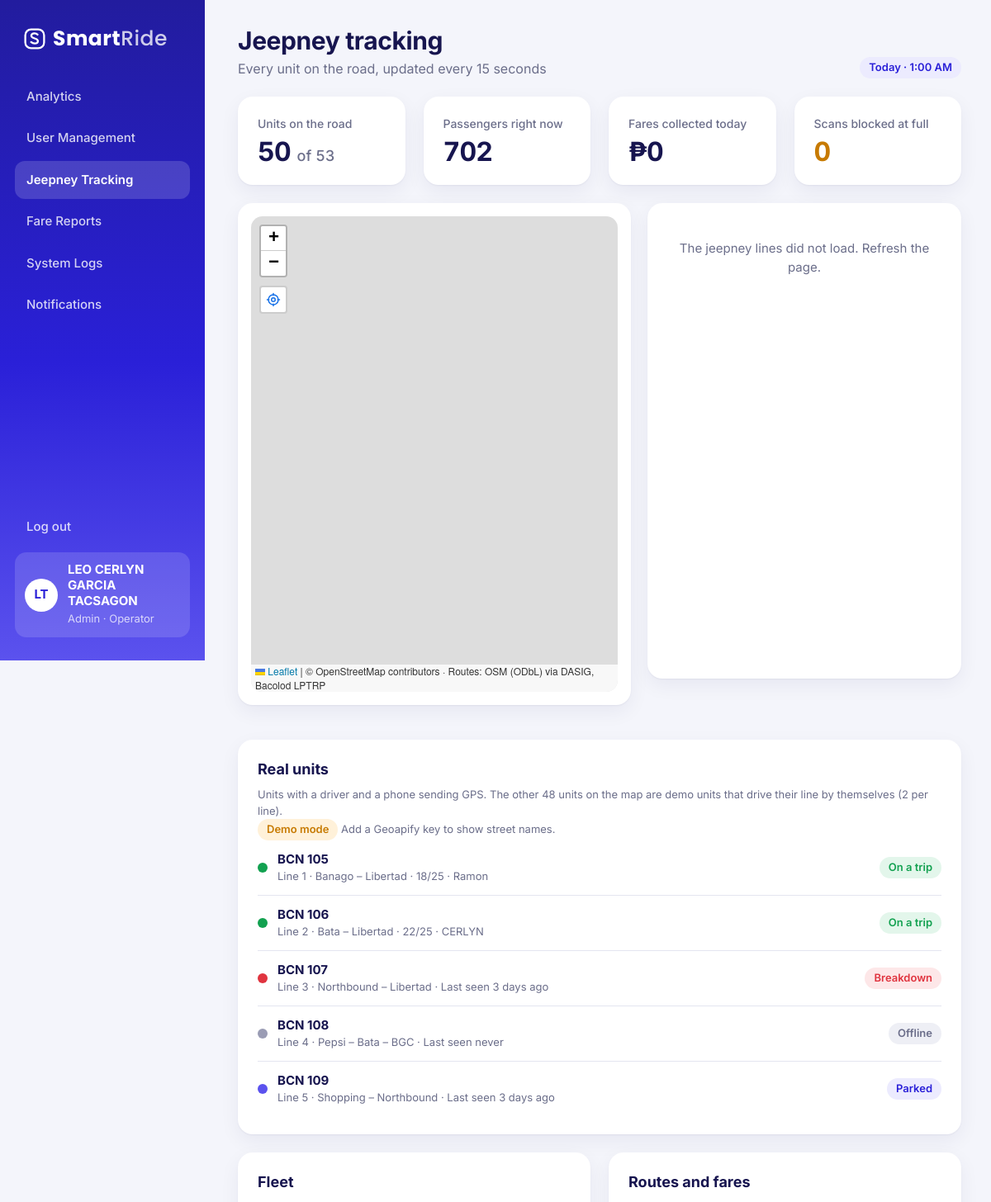
Screenshot of /controllers/admin_tracking.php (signed in, upper part) with the database file from the repository.
### tables this page shows
CREATE TABLE trips (
  trip_id     INT UNSIGNED NOT NULL AUTO_INCREMENT,
  unit_id     SMALLINT UNSIGNED NOT NULL,
  route_id    SMALLINT UNSIGNED NOT NULL,
  driver_id   INT UNSIGNED NOT NULL,
  started_at  DATETIME NOT NULL,
  ended_at    DATETIME NULL,
  PRIMARY KEY (trip_id),
  KEY idx_trips_driver (driver_id, started_at),
  KEY idx_trips_unit (unit_id, ended_at),
  CONSTRAINT fk_trips_unit FOREIGN KEY (unit_id) REFERENCES jeepneys (unit_id),
  CONSTRAINT fk_trips_route FOREIGN KEY (route_id) REFERENCES routes (route_id),
  CONSTRAINT fk_trips_driver FOREIGN KEY (driver_id) REFERENCES users (user_id)
);

CREATE TABLE jeepneys (
  unit_id      SMALLINT UNSIGNED NOT NULL AUTO_INCREMENT,
  operator_id  INT UNSIGNED NOT NULL,
  route_id     SMALLINT UNSIGNED NULL,              
  unit_code    VARCHAR(20) NOT NULL,
  plate_no     VARCHAR(20) NOT NULL,
  capacity     TINYINT UNSIGNED NOT NULL DEFAULT 25,
  status       ENUM('active','breakdown','offline') NOT NULL DEFAULT 'active',
  simulated    TINYINT(1) NOT NULL DEFAULT 0,       
  PRIMARY KEY (unit_id),
  UNIQUE KEY uq_unit_code (unit_code),
  KEY idx_units_route (route_id),
  CONSTRAINT fk_jeepneys_operator FOREIGN KEY (operator_id) REFERENCES users (user_id),
  CONSTRAINT fk_jeepneys_route FOREIGN KEY (route_id) REFERENCES routes (route_id) ON DELETE SET NULL
);

CREATE TABLE routes (
  route_id     SMALLINT UNSIGNED NOT NULL AUTO_INCREMENT,
  route_name   VARCHAR(100) NOT NULL,               
  short_name   VARCHAR(40) NOT NULL,                
  origin       VARCHAR(60) NOT NULL,
  destination  VARCHAR(60) NOT NULL,
  base_fare    DECIMAL(6,2) NOT NULL,
  color        CHAR(7) NOT NULL DEFAULT '#2A20D8',  
  PRIMARY KEY (route_id)
);

CREATE TABLE users (
  user_id        INT UNSIGNED NOT NULL AUTO_INCREMENT,
  role_id        TINYINT UNSIGNED NOT NULL,
  full_name      VARCHAR(100) NOT NULL,
  email          VARCHAR(100) NOT NULL,
  phone          VARCHAR(20) NOT NULL,
  username       VARCHAR(50) NOT NULL,
  password_hash  VARCHAR(255) NOT NULL,
  status         ENUM('active','inactive') NOT NULL DEFAULT 'active',
  sms_alerts     TINYINT(1) NOT NULL DEFAULT 0,    
  email_alerts   TINYINT(1) NOT NULL DEFAULT 0,    
  created_at     DATETIME NOT NULL,
  PRIMARY KEY (user_id),
  UNIQUE KEY uq_username (username),
  KEY fk_users_role (role_id),
  CONSTRAINT fk_users_role FOREIGN KEY (role_id) REFERENCES roles (role_id)
);

### controllers/admin_tracking.php (called while the page is built, shortened)
<?php
require_once '../config/db_connect.php';
require_once '../includes/functions.php';
require_once '../models/fare_model.php';
require_once '../models/fleet_model.php';
require_once '../includes/geoapify.php';
require_once '../models/route_model.php';
$fleet = get_fleet($conn);
foreach ($fleet as $i => $unit) {
    $fleet[$i]['address'] = '';
}
$on_road = 0;
$riding = 0;
foreach ($fleet as $unit) {
    if ($unit['state'] === 'on_trip') {
        $on_road++;
        $riding += (int) $unit['onboard'];
    }
}
$today = get_fare_totals_since($conn, date('Y-m-d 00:00:00'));
include '../views/admin/tracking.php';

### models/fleet_model.php (called while the page is built, shortened)
<?php
require_once __DIR__ . '/route_model.php';
function get_fleet($conn)
{
    $stmt = $conn->prepare("SELECT j.unit_id, j.unit_code, j.plate_no, j.capacity, j.status, j.simulated,
                                   t.trip_id, r.route_id, r.route_name, r.short_name, r.color, u.full_name AS driver_name,
                                   (SELECT onboard FROM passenger_logs pl WHERE pl.trip_id = t.trip_id
                                    ORDER BY pl.count_id DESC LIMIT 1) AS onboard,
                                   g.latitude, g.longitude, g.recorded_at
                            FROM jeepneys j
                            LEFT JOIN trips t ON t.unit_id = j.unit_id AND t.ended_at IS NULL
                            LEFT JOIN routes r ON r.route_id = COALESCE(t.route_id, j.route_id)
                            LEFT JOIN users u ON u.user_id = t.driver_id
                            LEFT JOIN gps_pings g ON g.ping_id = (SELECT MAX(ping_id) FROM gps_pings gp WHERE gp.unit_id = j.unit_id)
                            ORDER BY j.simulated, j.unit_code");
    $stmt->execute();
    $units = $stmt->get_result()->fetch_all(MYSQLI_ASSOC);
    foreach ($units as $i => $unit) {
        $units[$i]['route_id'] = $unit['route_id'] !== null ? (int) $unit['route_id'] : null;
        $units[$i]['simulated'] = (bool) $unit['simulated'];
        if ($units[$i]['simulated']) {
            $units[$i] = simulate_unit($conn, $units[$i]);
            continue;
        }
        $on_trip = $unit['trip_id'] !== null;
        if ($unit['status'] !== 'active') {
            $units[$i]['state'] = $unit['status'];
        } elseif ($on_trip) {
            $units[$i]['state'] = 'on_trip';
        } else {
            $units[$i]['state'] = 'parked';
        }
        $units[$i]['onboard'] = $on_trip ? (int) $unit['onboard'] : null;
        $units[$i]['seats_left'] = $on_trip ? max(0, (int) $unit['capacity'] - (int) $unit['onboard']) : null;
        $units[$i]['latitude'] = $unit['latitude'] !== null ? (float) $unit['latitude'] : null;
        $units[$i]['longitude'] = $unit['longitude'] !== null ? (float) $unit['longitude'] : null;
        $units[$i]['seen'] = time_ago($unit['recorded_at']);
    }
    return $units;
}
function simulate_unit($conn, $unit)
{
    $unit['trip_id'] = null;
    $unit['driver_name'] = null;
    $unit['latitude'] = null;
    $unit['longitude'] = null;
    $unit['seen'] = 'live (demo unit)';
    $line = demo_line_geometry($conn, $unit['route_id']);
    if ($line) {
        $start = (($unit['unit_id'] % 2) * 0.5 + ($unit['unit_id'] % 7) * 0.03) * $line['total'];
        $point = point_along_line($line, fmod(time() * DEMO_SPEED_MPS + $start, $line['total']));
        $unit['latitude'] = $point[0];
        $unit['longitude'] = $point[1];
    }
    $cap = (int) $unit['capacity'];
    $onboard = (int) round($cap * (0.55 + 0.45 * sin(time() / 900 + $unit['unit_id'] * 1.7)));
    $unit['onboard'] = max(0, min($cap, $onboard));
    $unit['seats_left'] = $cap - $unit['onboard'];
    $unit['state'] = 'on_trip';
    return $unit;
}
function demo_line_geometry($conn, $route_id)
{
    static $cache = [];
    if (array_key_exists($route_id, $cache)) {
        return $cache[$route_id];
    }
    $saved = get_saved_route_path($conn, $route_id);
    $points = $saved ? json_decode($saved['points'], true) : [];
    $first = $points[0];
    $last = $points[count($points) - 1];
    $dist = [0.0];
    for ($k = 1; $k < count($points); $k++) {
        $dist[] = $dist[$k - 1] + 1000 * line_km($points[$k - 1][0], $points[$k - 1][1], $points[$k][0], $points[$k][1]);
    }
    return $cache[$route_id] = ['points' => $points, 'dist' => $dist, 'total' => max(1.0, $dist[count($dist) - 1])];
}
function point_along_line($line, $meters)
{
    $dist = $line['dist'];
    $points = $line['points'];
    for ($k = 1; $k < count($points); $k++) {
        if ($dist[$k] >= $meters) {
            $part = $dist[$k] - $dist[$k - 1];
            $t = $part > 0 ? ($meters - $dist[$k - 1]) / $part : 0;
            return [round($points[$k - 1][0] + ($points[$k][0] - $points[$k - 1][0]) * $t, 6),
                    round($points[$k - 1][1] + ($points[$k][1] - $points[$k - 1][1]) * $t, 6)];
        }
    }
    return $points[count($points) - 1];
}
function line_km($lat1, $lng1, $lat2, $lng2)
{
    $dlat = deg2rad($lat2 - $lat1);
    $dlng = deg2rad($lng2 - $lng1);
    $a = sin($dlat / 2) ** 2 + cos(deg2rad($lat1)) * cos(deg2rad($lat2)) * sin($dlng / 2) ** 2;
    return 6371 * 2 * atan2(sqrt($a), sqrt(1 - $a));
}

### models/route_model.php (called while the page is built, shortened)
<?php
function get_saved_route_path($conn, $route_id)
{
    $stmt = $conn->prepare("SELECT * FROM route_paths WHERE route_id = ?");
    $stmt->bind_param("i", $route_id);
    $stmt->execute();
    return $stmt->get_result()->fetch_assoc();
}

### models/fare_model.php (called while the page is built, shortened)
<?php
function get_fare_totals_since($conn, $from)
{
    $stmt = $conn->prepare("SELECT COALESCE(SUM(status = 'paid'), 0) AS paid,
                                   COALESCE(SUM(CASE WHEN status = 'paid' THEN amount END), 0) AS revenue,
                                   COALESCE(SUM(status = 'blocked_full'), 0) AS blocked_full,
                                   COALESCE(SUM(status <> 'paid'), 0) AS blocked
                            FROM fare_transactions WHERE scanned_at >= ?");
    $stmt->bind_param("s", $from);
    $stmt->execute();
    return $stmt->get_result()->fetch_assoc();
}

### includes/geoapify.php (called while the page is built, shortened)
<?php
function geoapify_demo_mode()
{
    return GEOAPIFY_API_KEY === '';
}
require_once __DIR__ . '/../models/route_model.php';

### views/admin/tracking.php (the view, shortened to what this page needs)
<?php include '../views/partials/dashboard_top.php'; ?>
<?php page_head('Jeepney tracking', 'Every unit on the road, updated every 15 seconds', '<span class="pill pill-brand">' . icon('clock') . 'Today · ' . date('g:i A') . '</span>'); ?>
<div class="row cols-4">
    <div class="card stat-card"><div class="label">Units on the road</div><div class="value"><?= $on_road ?> <small>of <?= count($fleet) ?></small></div></div>
    <div class="card stat-card"><div class="label">Passengers right now</div><div class="value"><?= $riding ?></div></div>
    <div class="card stat-card"><div class="label">Fares collected today</div><div class="value"><?= peso($today['revenue'], 0) ?></div></div>
    <div class="card stat-card"><div class="label">Scans blocked at full</div><div class="value amber"><?= (int) $today['blocked_full'] ?></div></div>
</div>
<div class="lines-layout">
    <div class="card" style="padding:16px"><div class="map" id="map"><div class="map-note">Loading the map…</div></div></div>
    <div class="card lines-panel" id="linesPanel"><p class="empty">Loading the lines…</p></div>
</div>
<?php $real = array_filter($fleet, function ($u) { return !$u['simulated']; }); ?>
<div class="card">
    <h3>Real units</h3>
    <p class="hint" style="margin-top:-6px">Units with a driver and a phone sending GPS. The other <?= count($fleet) - count($real) ?> units on the map are demo units that drive their line by themselves (2 per line).</p>
    <?php if (geoapify_demo_mode()): ?><p class="hint"><span class="pill pill-amber">Demo mode</span> Add a Geoapify key to show street names.</p><?php endif; ?>
    <?php $dots = ['on_trip' => 'green', 'parked' => 'brand', 'breakdown' => 'red', 'offline' => 'gray']; ?>
    <?php foreach ($real as $u): $dot = $dots[$u['state']]; ?>
        <div class="list-row">
            <span class="dot <?= $dot ?>"></span>
            <div class="who" style="flex:1"><b><?= e($u['unit_code']) ?></b>
                <span><?= $u['route_id'] ? 'Line ' . (int) $u['route_id'] . ' · ' . e($u['short_name']) : 'No line' ?><?= $u['state'] === 'on_trip' ? ' · ' . (int) $u['onboard'] . '/' . (int) $u['capacity'] . ' · ' . e(first_name($u['driver_name'])) : ' · Last seen ' . e($u['seen']) ?></span>
                <?php if (!empty($u['address'])): ?><span class="small muted"><?= icon('pin') ?> <?= e($u['address']) ?></span><?php endif; ?></div>
            <?= pill($u['state']) ?>
        </div>
    <?php endforeach; ?>
</div>
<div class="row cols-2" id="fleet">
    <div class="card">
        <h3>Fleet</h3>
    </div>
    <div class="card" id="routes">
        <h3>Routes and fares</h3>
    </div>
</div>
<?php include '../views/partials/dashboard_bottom.php'; ?>

### includes/functions.php (shortened to what this page needs)
<?php
function e($value)
{
    return htmlspecialchars((string) ($value ?? ''), ENT_QUOTES, 'UTF-8');
}
function peso($amount, $decimals = 2)
{
    return '₱' . number_format((float) $amount, $decimals);
}
function logo($white = false)
{
    return '<span class="logo' . ($white ? ' white' : '') . '">'
        . '<svg viewBox="0 0 32 32" fill="none" stroke="currentColor" stroke-width="2.6" stroke-linecap="round" stroke-linejoin="round" aria-hidden="true">'
        . '<rect x="3" y="3" width="26" height="26" rx="8"/><path d="M11 20.5c1.4 1.3 3 1.9 5 1.9 2.7 0 4.5-1.4 4.5-3.4 0-4.6-9.2-2.6-9.2-7.3 0-1.9 1.8-3.2 4.3-3.2 1.8 0 3.3.6 4.4 1.7"/></svg>'
        . '<span>Smart<span class="logo-ride">Ride</span></span></span>';
}
function time_ago($datetime)
{
    if (!$datetime) {
        return 'never';
    }
    $diff = time() - strtotime($datetime);
    return floor($diff / 86400) . ' days ago';
}
function pill($status)
{
    $labels = [
        'paid'            => ['green', 'Paid'],
        'blocked_full'    => ['amber', 'Blocked · full'],
        'blocked_balance' => ['red', 'Blocked · low balance'],
        'blocked_frozen'  => ['red', 'Blocked · QR frozen'],
        'active'          => ['green', 'Active'],
        'breakdown'       => ['red', 'Breakdown'],
        'offline'         => ['gray', 'Offline'],
        'inactive'        => ['gray', 'Deactivated'],
        'frozen'          => ['red', 'Frozen'],
        'on_trip'         => ['green', 'On a trip'],
        'parked'          => ['brand', 'Parked'],
        'reload'          => ['brand', 'Reload'],
    ];
    $tone = 'gray';
    $label = ucfirst($status);
    if (isset($labels[$status])) {
        $tone = $labels[$status][0];
        $label = $labels[$status][1];
    }
    return '<span class="pill pill-' . $tone . '">' . e($label) . '</span>';
}
function page_head($heading, $sub = '', $tools = '')
{
    echo '<div class="page-head">';
    echo '<div style="display:flex;gap:14px;align-items:center;min-width:0">';
    echo '<div style="min-width:0"><h1>' . e($heading) . '</h1>';
    if ($sub !== '') {
        echo '<p>' . e($sub) . '</p>';
    }
    echo '</div></div>';
    if ($tools !== '') {
        echo '<div class="tools">' . $tools . '</div>';
    }
    echo '</div>';
}

### rows the page displays
trips: unit.unit_code "BCN 105", route.route_id "1", route.short_name "Banago – Libertad", onboard "18", unit.capacity "25", driver.full_name "Ramon", label "On a trip"
trips: unit.unit_code "BCN 106", route.route_id "2", route.short_name "Bata – Libertad", onboard "22", unit.capacity "25", driver.full_name "CERLYN", label "On a trip"
jeepneys: unit_code "BCN 107", route.route_id "3", route.short_name "Northbound – Libertad", seen "3 days ago", status "Breakdown"
jeepneys: unit_code "BCN 108", route.route_id "4", route.short_name "Pepsi – Bata – BGC", seen "never", status "Offline"
jeepneys: unit_code "BCN 109", route.route_id "5", route.short_name "Shopping – Northbound", seen "3 days ago", label "Parked"

### other values shown
$item[2] "Analytics"
$item[2] "User Management"
$item[2] "Jeepney Tracking"
$item[2] "Fare Reports"
$item[2] "System Logs"
$item[2] "Notifications"
initials($my_name) "LT"
$my_name "LEO CERLYN GARCIA TACSAGON"
$role_labels[$my_role] "Admin · Operator"
$heading "Jeepney tracking"
$sub "Every unit on the road, updated every 15 seconds"
$tools "Today · 1:00 AM"
$on_road "50"
count($fleet) "53"
$riding "702"
